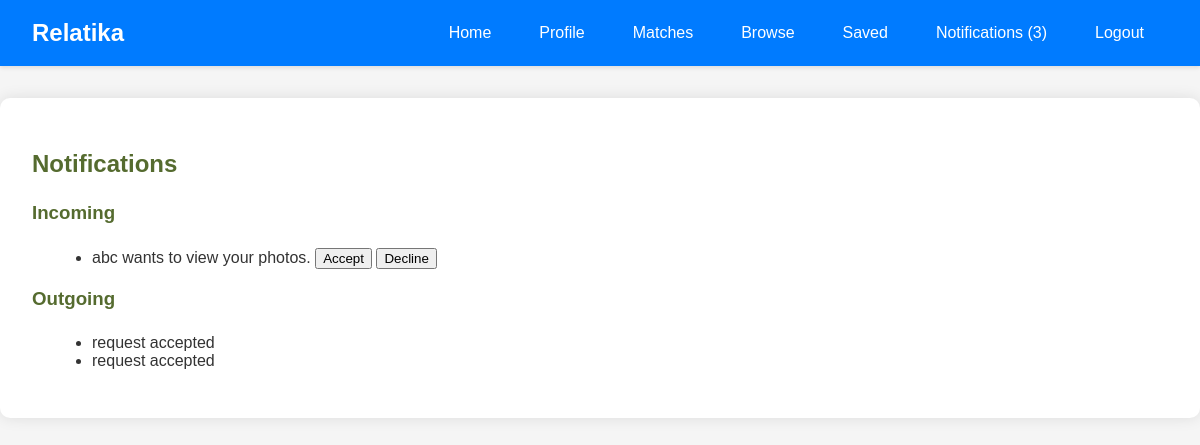
The app's page /notifications (signed in) with its own data.
### tables this page shows
CREATE TABLE "photo_reveals" (
	"id"	INTEGER,
	"requester_id"	INTEGER,
	"requestee_id"	INTEGER,
	"status"	TEXT DEFAULT 'pending',
	"message"	TEXT,
	FOREIGN KEY("requestee_id") REFERENCES "users"("id"),
	FOREIGN KEY("requester_id") REFERENCES "users"("id"),
	PRIMARY KEY("id" AUTOINCREMENT)
);

CREATE TABLE "users" (
	"id"	INTEGER,
	"username"	TEXT NOT NULL UNIQUE,
	"password"	TEXT NOT NULL,
	"about"	TEXT,
	"name"	TEXT,
	"age"	INTEGER,
	"gender"	TEXT,
	"looking_for"	TEXT,
	"location"	TEXT,
	"email"	TEXT,
	"tel"	TEXT,
	"instagram"	TEXT,
	"telegram"	TEXT,
	PRIMARY KEY("id" AUTOINCREMENT)
);

### app.py (the view)
@app.route('/notifications')
def notifications():
    if 'user_id' not in session:
        return redirect(url_for('login'))
    user_id = session['user_id']
    conn = get_db_connection()
    photo_reveals = conn.execute('''
        SELECT photo_reveals.id as request_id, users.username, photo_reveals.status
        FROM photo_reveals
        JOIN users ON photo_reveals.requester_id = users.id
        WHERE photo_reveals.requestee_id = ? AND photo_reveals.status = 'pending'
    ''', (user_id,)).fetchall()
    contact_shares = conn.execute('''
        SELECT contact_shares.id as request_id, users.username, contact_shares.status
        FROM contact_shares
        JOIN users ON contact_shares.requester_id = users.id
        WHERE contact_shares.requestee_id = ? AND contact_shares.status = 'pending'
    ''', (user_id,)).fetchall()
    photo_reveal_notifications = conn.execute('SELECT message, id FROM photo_reveals WHERE requester_id = ? AND message IS NOT NULL ORDER BY id DESC', (user_id,)).fetchall()
    contact_share_notifications = conn.execute('SELECT message, id FROM contact_shares WHERE requester_id = ? AND message IS NOT NULL ORDER BY id DESC', (user_id,)).fetchall()
    notifications = photo_reveal_notifications + contact_share_notifications
    notifications.sort(key=lambda x: x['id'], reverse=True)
    conn.close()
    return render_template('notifications.html', notifications=notifications,photo_reveals=photo_reveals, contact_shares=contact_shares)

### app.py (called while the page is built)
def get_db_connection():
    retries = 5
    while retries > 0:
        try:
            conn = sqlite3.connect(users_table, check_same_thread=False)
            conn.row_factory = sqlite3.Row
            return conn
        except sqlite3.OperationalError as e:
            if 'database is locked' in str(e):
                time.sleep(1)
                retries -= 1
            else:
                raise e
    raise Exception("Database is locked for too long, giving up.")

### templates/notifications.html (shortened to what this page needs)
{% extends "base.html" %}
{% block content %}
<h2>Notifications</h2>
<h3>Incoming</h3>
<ul>
    {% for request in photo_reveals %}
        <li>
            {{ request.username }} wants to view your photos.
            <button class="accept-request" data-request-id="{{ request.request_id }}" data-request-type="photo">Accept</button>
            <button class="decline-request" data-request-id="{{ request.request_id }}" data-request-type="photo">Decline</button>
        </li>
    {% endfor %}
</ul>
<h3>Outgoing</h3>
<ul>
    {% for notification in notifications %}
    <li>{{ notification['message'] }}</li>
    {% endfor %}
</ul>
{% endblock %}

### static/css/styles.css (style rules this page uses)
body { font-family: Arial, sans-serif; background-color: #f0f4f3; color: #2f4f4f; margin: 0; padding: 0; }
h1, h2, h3 { color: #556b2f; }
ul, ol { margin-left: 20px; }

### templates/base.html (style rules this page uses)
body { font-family: 'Arial', sans-serif; margin: 0; padding: 0; background-color: #f5f5f5; color: #333; }
.container h1, .container h2, .container h3, .container p { margin-bottom: 1.5rem; }

### records on screen
photo_reveals: username "abc"
photo_reveals: message "request accepted"
photo_reveals: message "request accepted"

### other values on screen
{{ notification_count }} "3"
